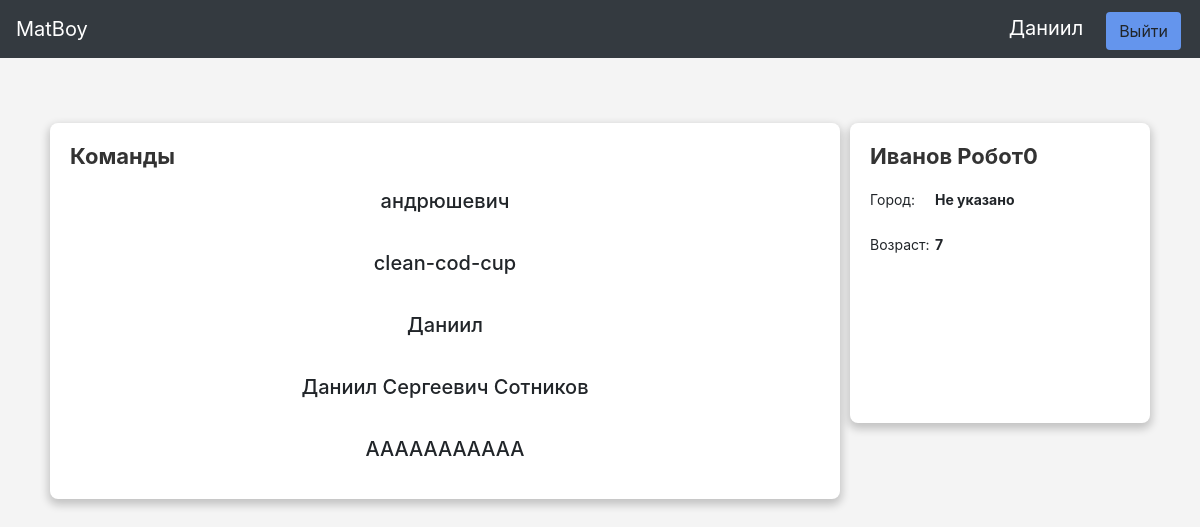
Page /profile/3 (signed in) on the committed database.
### data/user.py (models this page shows, shortened)
class User(BaseModel, UserMixin):
    __tablename__ = "users"
    __repr_attrs__ = ["surname", "name"]
    serialize_only = ("id",
                      "name",
                      "surname",
                      "patronymic",
                      "fullname",
                      "city",
                      "birthday",
                      "email",
                      "is_creator",
                      )
    short_serialize_only = ("id",
                            'name',
                            'surname',
                            "fullname",
                            "email"
                            )
    surname = sa.Column(sa.String, nullable=False)
    name = sa.Column(sa.String, nullable=False)
    patronymic = sa.Column(sa.String, nullable=True)
    city = sa.Column(sa.String, nullable=True)
    birthday = sa.Column(sa.Date)
    email = sa.Column(sa.String, index=True, unique=True, nullable=True)
    hashed_password = sa.Column(sa.String, nullable=True)
    is_creator = sa.Column(sa.Boolean, default=False)
    @property
    def fullname(self):
        if self.patronymic:
            return f"{self.surname} {self.name} {self.patronymic}"
        else:
            return f"{self.surname} {self.name}"
    @property
    def years_old(self):
        today = datetime.date.today()
        birth = self.birthday
        years = today.year - birth.year
        if int(today.strftime("%j")) < int(birth.strftime("%j")):
            years -= 1
        return years

### data/team.py (models this page shows, shortened)
class Team(BaseModel):
    __tablename__ = "teams"
    __repr_attrs__ = ["name", "tournament"]
    serialize_only = ("id",
                      "name",
                      "motto",
                      "status",
                      "trainer.id",
                      "trainer.email",
                      "trainer.fullname",
                      "tournament.id",
                      "tournament.title",
                      "league.id",
                      "league.title",
                      )
    name = sa.Column(sa.String)
    motto = sa.Column(sa.String, nullable=True)
    status = sa.Column(sa.Integer, default=1)
    trainer_id = sa.Column(sa.Integer, sa.ForeignKey("users.id"), nullable=True)
    tournament_id = sa.Column(sa.Integer, sa.ForeignKey("tournaments.id"), nullable=True)
    league_id = sa.Column(sa.Integer, sa.ForeignKey("leagues.id"), nullable=True)
    trainer = orm.relationship("User", backref="teams_for_train")
    tournament = orm.relationship("Tournament", backref="teams")
    league = orm.relationship("League", backref="teams")
    players = orm.relationship("User", secondary="users_to_teams", backref="teams")

### app/web_pages.py (the view)
@blueprint.route("/profile/<int:user_id>")
def user_page(user_id):
    session = create_session()
    user = session.query(User).get(user_id)
    if not user:
        abort(404)
    return render_template("profile.html", user=user)

### app/web_pages.py (called while the page is built)
@login_manager.user_loader
def load_user(user_id) -> User:
    session = create_session()
    return session.query(User).get(user_id)

### data/db_session.py (called while the page is built)
def create_session() -> Session:
    global __factory
    return __factory()

### templates/profile.html (shortened to what this page needs)
{% extends 'base.html' %}
{% from 'models_macroses.html' import team_status, team_league, check_specified %}
{% block content %}
<div class="box_container">
  <div class="box">
    <div class="shadow-box__title">
      Команды
    </div>
    {% for team in user.teams | sort(reverse=True, attribute="created_at")%}
      <div class="centered_block block_link" onclick="redirect(event);" href="/team/{{team.id}}">
        <h5 class="item_title">{{team.name}}</h5>
      </div>
    {% endfor %}
  </div>
  <div class="box square-tiny">
    <div class="shadow-box__title">
      {{user.fullname}}
    </div>
    <dl class="row info_in_box">
      <dd class="col-sm-3">Город:</dd>
      <dt class="col-sm-9">{{check_specified(user.place)}}</dt>
      <dd class="col-sm-3">Возраст:</dd>
      <dt class="col-sm-9">{{user.years_old}}</dt>
    </dl>
  </div>
</div>
{% endblock content %}

### templates/base.html (shortened to what this page needs)
<!DOCTYPE html>
<html lang="en">
  <head>
    {% block head %}
    <link
      rel="stylesheet"
      href="https://stackpath.bootstrapcdn.com/bootstrap/4.4.1/css/bootstrap.min.css"
    />
    <link href="{{url_for('static', filename='node_modules/air-datepicker/dist/css/datepicker.min.css')}}" rel="stylesheet" type="text/css">
    <link rel="stylesheet" type="text/css" href="{{url_for('static', filename='css/style.css')}}" />
    {% endblock head %}
  </head>
  <body>
    {% block header %}
    <header class="">
      <nav class="navbar navbar-dark bg-dark">
        <a class="navbar-brand logo", href="/">MatBoy</a>
        <div class="login_manager">
            {% if current_user.is_authenticated %}
              <a
                class="navbar-brand"
                href="/profile/{{current_user.id}}"
              >
                {{ current_user.name }}
              </a>
              <a class="btn button_primary" onclick="redirectWithStep(event);" href="/logout">
                Выйти
              </a>
            {% endif %}
        </div>
      </nav>
    </header>
    {% endblock header %}
    {% block main %}
    <main role="main" class="container">
      {% block content %}
      {% endblock content%}
    </main>
    {% endblock main %}
  </body>
</html>

### static/css/style.css (style rules this page uses)
body { height: 100%; background: #f4f4f4; font-size: 14px; font-weight: normal; font-family: "-apple-system",BlinkMacSystemFont,Arial,sans-serif; }
.shadow-box__title { -webkit-font-smoothing: antialiased; -moz-osx-font-smoothing: grayscale; display: flex; align-items: center; color: #333; font-size: 22px; line-height: 26px; font-family: "-apple-system",BlinkMacSystemFont,Arial,sans-serif; font-weight: 700; }
.button_primary { color: #eee; background-color: cornflowerblue; }
.login_manager>.btn { color: inherit; margin: 0 3px; }
.item_title { margin-top: 10px; }
.block_link { cursor: pointer; transition: 0.2s ease-in; border-radius: 20px; }
.centered_block { text-align: center; padding: 10px 10px; width: 100%; box-sizing: border-box; align-items: center; }
.box_container { display: flex; justify-content: center; flex-wrap: wrap-reverse; flex-direction: row; margin: 60px 0px 10px 0px; padding: 0; }
.box { flex-shrink: 0; flex-grow: 1; background: #fff; box-shadow: 0 4px 8px 2px rgba(0,0,0,0.2); border-radius: 8px; padding: 20px; margin: 5px; box-sizing: border-box; align-self: flex-end; }
.square-tiny { max-width: 300px; height: 300px; }
.info_in_box { width: 100%; padding: 20px 0; height: 100%; }
@media (min-width: 300px) { .col-sm-3 { flex: 0 0 25%; max-width: 25%; } }
@media (min-width: 300px) { .col-sm-9 { flex: 0 0 75%; max-width: 75%; } }
@media (min-width: 300px) { .info_in_box { height: 50%; } }

### rows in the picture
User: name "Даниил"
Team: name "андрюшевич"
Team: name "clean-cod-cup"
Team: name "Даниил"
Team: name "Даниил Сергеевич Сотников"
Team: name "AAAAAAAAAAA"
User: fullname "Иванов Робот0", years_old "7"
